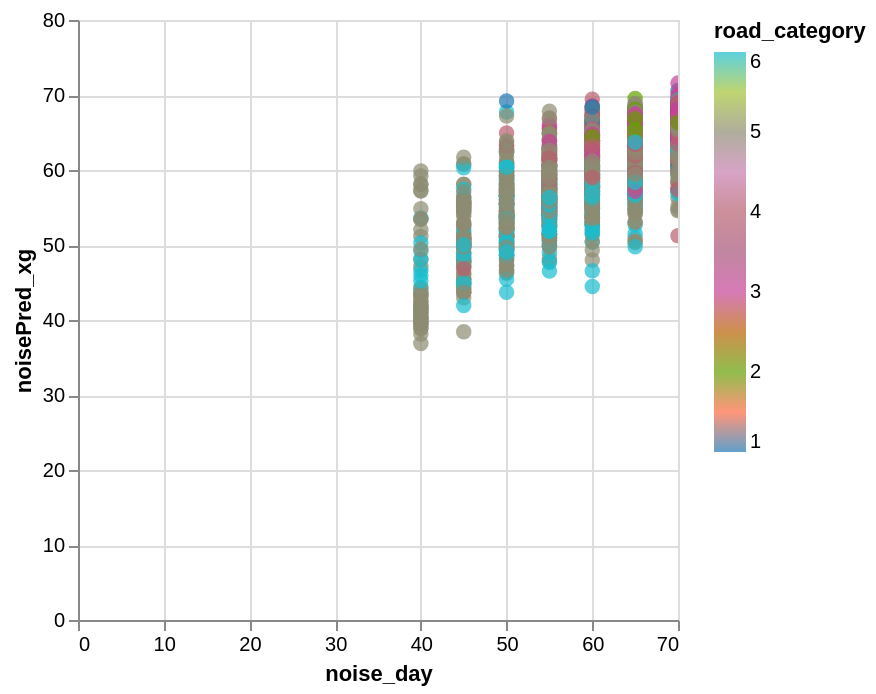

The notebook cell saved with this chart:
### Code cell
data_test['noisePred_xg'] = y_pred

alt.Chart(data_test).mark_circle(size=60).encode(
    x='noise_day',
    y='noisePred_xg',
    color=alt.Color('road_category', scale=alt.Scale(scheme='category10')),
    tooltip=['dist_to_main','signals']
).interactive()

### Figure 1 — Vega-Lite specification as saved in the notebook (floating-point values rounded to 4 significant figures; data arrays with more than 128 entries replaced by an {"elided": "..."} marker saying what was removed)
{"config": {"view": {"continuousWidth": 300, "continuousHeight": 300}}, "data": {"name": "data-d71f128035d1eb87190df990ed799ff9"}, "mark": {"type": "circle", "size": 60}, "encoding": {"color": {"field": "road_category", "scale": {"scheme": "category10"}, "type": "quantitative"}, "tooltip": [{"field": "dist_to_main", "type": "quantitative"}, {"field": "signals", "type": "quantitative"}], "x": {"field": "noise_day", "type": "quantitative"}, "y": {"field": "noisePred_xg", "type": "quantitative"}}, "params": [{"name": "param_1e9efca18e7a2868", "select": {"type": "interval", "encodings": ["x", "y"]}, "bind": "scales"}], "$schema": "https://vega.github.io/schema/vega-lite/v6.4.1.json", "datasets": {"data-d71f128035d1eb87190df990ed799ff9": {"elided": "2334 records"}}}
